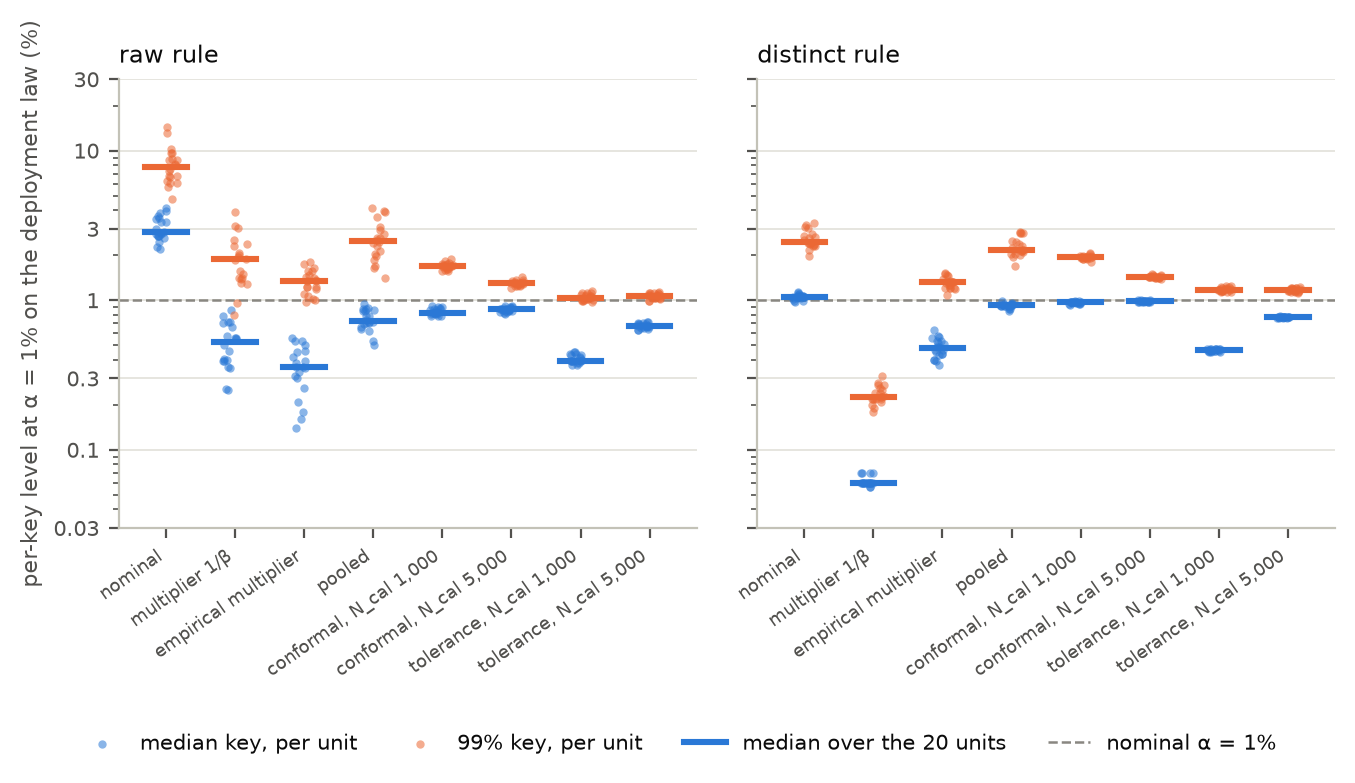

The Python source for this figure:
#!/usr/bin/env python3
"""F4 — the deployer's view by method on the diagonal (Study 3 Figure 2 re-rendered): per (tokenizer, cell) unit the
median key and the 99% key of the realised level under each method when the calibration law is the deployment law;
KGW γ = 0.25, α = 0.01, h = 1; K = 1,000 keys per unit on the unit's N_E evaluation texts. Source:
outputs/study3_v0.1/results.json (descriptive_rows), checked against the agreed report's register.
"""
import sys
from pathlib import Path

import numpy as np

sys.path.insert(0, str(Path(__file__).resolve().parents[1]))
import paperlib as P  # noqa: E402

plt = P.style()
res = P.results("s3"); R3 = P.register("s3"); g3 = P.grid("s3")
DR = res["descriptive_rows"]
METHODS = ["nominal", "multiplier20", "empirical", "pooled", "conformal@1000", "conformal@5000", "tolerance@1000", "tolerance@5000"]
XLAB = ["nominal", "multiplier 1/β", "empirical multiplier", "pooled", "conformal, N_cal 1,000", "conformal, N_cal 5,000", "tolerance, N_cal 1,000", "tolerance, N_cal 5,000"]
FLOOR = 100.0 / g3["N_eval"]


def units(rule, method):
    cls = "fixed" if method in ("nominal", "multiplier20") else "diagonal"
    xs = [x for x in DR if x["family"] == "kgw" and x["rule"] == rule and x["h"] == 1 and float(x["alpha"]) == 0.01 and x["variant"] == method and x["class"] == cls]
    assert len(xs) == 20, (rule, method, len(xs))
    return xs


fig, axes = plt.subplots(1, 2, figsize=(6.8, 3.7), sharey=True)
rng = np.random.default_rng(20261019)   # a fixed jitter seed: byte-reproducible
for ax, rule in zip(axes, ("raw", "distinct")):
    for i, m in enumerate(METHODS):
        xs = units(rule, m)
        q50 = np.array([max(100 * x["quantiles"]["0.5"], FLOOR) for x in xs]); q99 = np.array([max(100 * x["quantiles"]["0.99"], FLOOR) for x in xs])
        jit = rng.uniform(-0.16, 0.16, size=20)
        ax.scatter(i - 0.08 + jit * 0.6, q50, s=9, color=P.SLOT[0], alpha=0.55, lw=0, zorder=2, label="median key, per unit" if (i == 0 and rule == "raw") else None)
        ax.scatter(i + 0.08 + jit * 0.6, q99, s=9, color=P.SLOT[1], alpha=0.55, lw=0, zorder=2, label="99% key, per unit" if (i == 0 and rule == "raw") else None)
        ax.plot([i - 0.3, i + 0.3], [np.median(q50)] * 2, color=P.SLOT[0], lw=2.2, zorder=3, label="median over the 20 units" if (i == 0 and rule == "raw") else None)
        ax.plot([i - 0.3, i + 0.3], [np.median(q99)] * 2, color=P.SLOT[1], lw=2.2, zorder=3)
        pre = f"rem_h1_{rule}_{m.replace('@', '')}"
        if f"{pre}_median_range" in R3:
            lo, hi = R3[f"{pre}_median_range"].split("–"); P.check(f"F4 {pre} median key min", min(100 * x["quantiles"]["0.5"] for x in xs), lo); P.check(f"F4 {pre} median key max", max(100 * x["quantiles"]["0.5"] for x in xs), hi)
        if f"{pre}_q99_range" in R3:
            lo, hi = R3[f"{pre}_q99_range"].split("–"); P.check(f"F4 {pre} 99% key min", min(100 * x["quantiles"]["0.99"] for x in xs), lo); P.check(f"F4 {pre} 99% key max", max(100 * x["quantiles"]["0.99"] for x in xs), hi)
        if f"{pre}_q99_median" in R3:
            P.check(f"F4 {pre} q99 median", float(np.median([100 * x["quantiles"]["0.99"] for x in xs])), R3[f"{pre}_q99_median"])
        P.register_value(f"f4_{rule}_{m.replace('@', '')}_median_key_median", f"{np.median(q50):.2f}"); P.register_value(f"f4_{rule}_{m.replace('@', '')}_q99_median", f"{np.median(q99):.2f}")
    ax.axhline(1.0, color=P.MUTED, lw=0.9, ls="--", zorder=1, label="nominal α = 1%" if rule == "raw" else None)
    ax.set_yscale("log"); P.logfmt(ax, "y", subs=(1.0, 3.0)); ax.set_ylim(0.03, 30)
    ax.set_xticks(range(len(METHODS))); ax.set_xticklabels(XLAB, fontsize=6.6, rotation=35, ha="right"); ax.grid(axis="x", visible=False)
    ax.set_title(f"{rule} rule", loc="left")
axes[0].set_ylabel("per-key level at α = 1% on the deployment law (%)")
h_, l_ = axes[0].get_legend_handles_labels(); fig.legend(h_, l_, loc="lower center", ncol=4, bbox_to_anchor=(0.5, -0.02))
fig.tight_layout(rect=(0, 0.06, 1, 1))
P.save(fig, "fig4_remedies")
P.register_value("f4_n_units", 20); P.register_value("f4_K", g3["K"])
P.flush_values("f4")
P.finish_checks("fig4_remedies")
